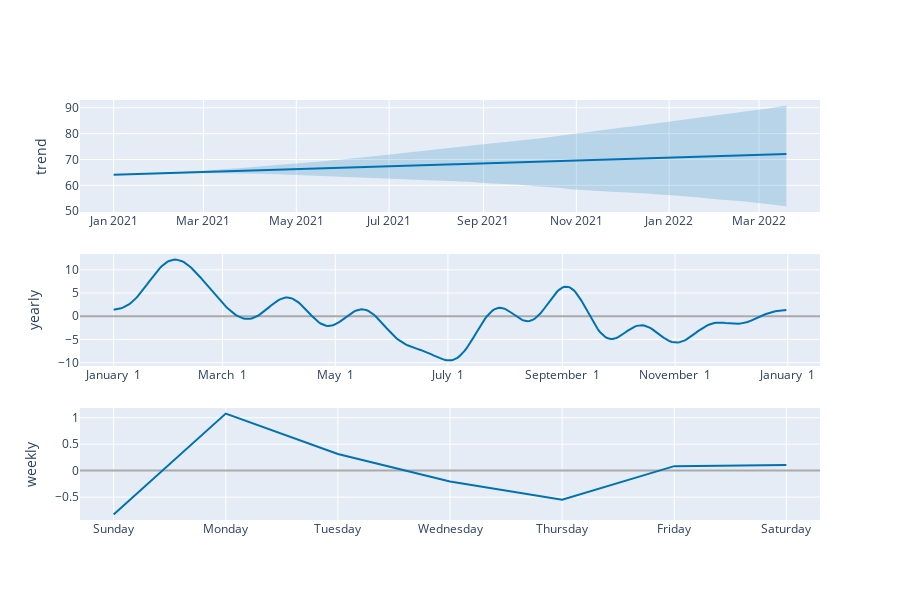

Notebook source saved alongside this figure:
### Code cell
plot_components_plotly(m, forecast)

### Figure 1 — Plotly figure (JSON) as saved in the notebook; plotly's stock layout.template omitted (floating-point values rounded to 4 significant figures; data arrays with more than 128 entries replaced by an {"elided": "..."} marker saying what was removed)
{"data": [{"line": {"color": "#0072B2", "width": 2}, "mode": "lines", "name": "trend", "type": "scatter", "x": {"elided": "443 str values"}, "xaxis": "x", "y": {"elided": "443 float values"}, "yaxis": "y"}, {"line": {"color": "rgba(0, 114, 178, 0.2)", "width": 0}, "mode": "lines", "name": "trend_upper", "type": "scatter", "x": {"elided": "443 str values"}, "xaxis": "x", "y": {"elided": "443 float values"}, "yaxis": "y"}, {"fill": "tonexty", "fillcolor": "rgba(0, 114, 178, 0.2)", "line": {"color": "rgba(0, 114, 178, 0.2)", "width": 0}, "mode": "lines", "name": "trend_lower", "type": "scatter", "x": {"elided": "443 str values"}, "xaxis": "x", "y": {"elided": "443 float values"}, "yaxis": "y"}, {"line": {"color": "#0072B2", "width": 2}, "mode": "lines", "name": "yearly", "type": "scatter", "x": {"elided": "365 str values"}, "xaxis": "x2", "y": {"elided": "365 float values"}, "yaxis": "y2"}, {"line": {"color": "#0072B2", "width": 2}, "mode": "lines", "name": "weekly", "type": "scatter", "x": ["2017-01-01T00:00:00", "2017-01-02T00:00:00", "2017-01-03T00:00:00", "2017-01-04T00:00:00", "2017-01-05T00:00:00", "2017-01-06T00:00:00", "2017-01-07T00:00:00"], "xaxis": "x3", "y": [-0.8272, 1.077, 0.3154, -0.2042, -0.5502, 0.08468, 0.1044], "yaxis": "y3"}], "layout": {"height": 600, "showlegend": false, "width": 900, "xaxis": {"anchor": "y", "domain": [0, 1], "range": ["2020-12-09T21:36:00", "2022-04-10T02:24:00"], "type": "date"}, "xaxis2": {"anchor": "y2", "domain": [0, 1], "range": ["2016-12-13T18:54:02.958904115", "2018-01-18T11:04:57.863013581"], "tickformat": "%B %e", "type": "date"}, "xaxis3": {"anchor": "y3", "domain": [0, 1], "range": ["2016-12-31T16:48:00", "2017-01-07T07:12:00"], "tickformat": "%A", "type": "date"}, "yaxis": {"anchor": "x", "domain": [0.7333, 1], "rangemode": "normal", "title": {"text": "trend"}, "zerolinecolor": "#AAA"}, "yaxis2": {"anchor": "x2", "domain": [0.3667, 0.6333], "title": {"text": "yearly"}, "zerolinecolor": "#AAA"}, "yaxis3": {"anchor": "x3", "domain": [0, 0.2667], "title": {"text": "weekly"}, "zerolinecolor": "#AAA"}}}
